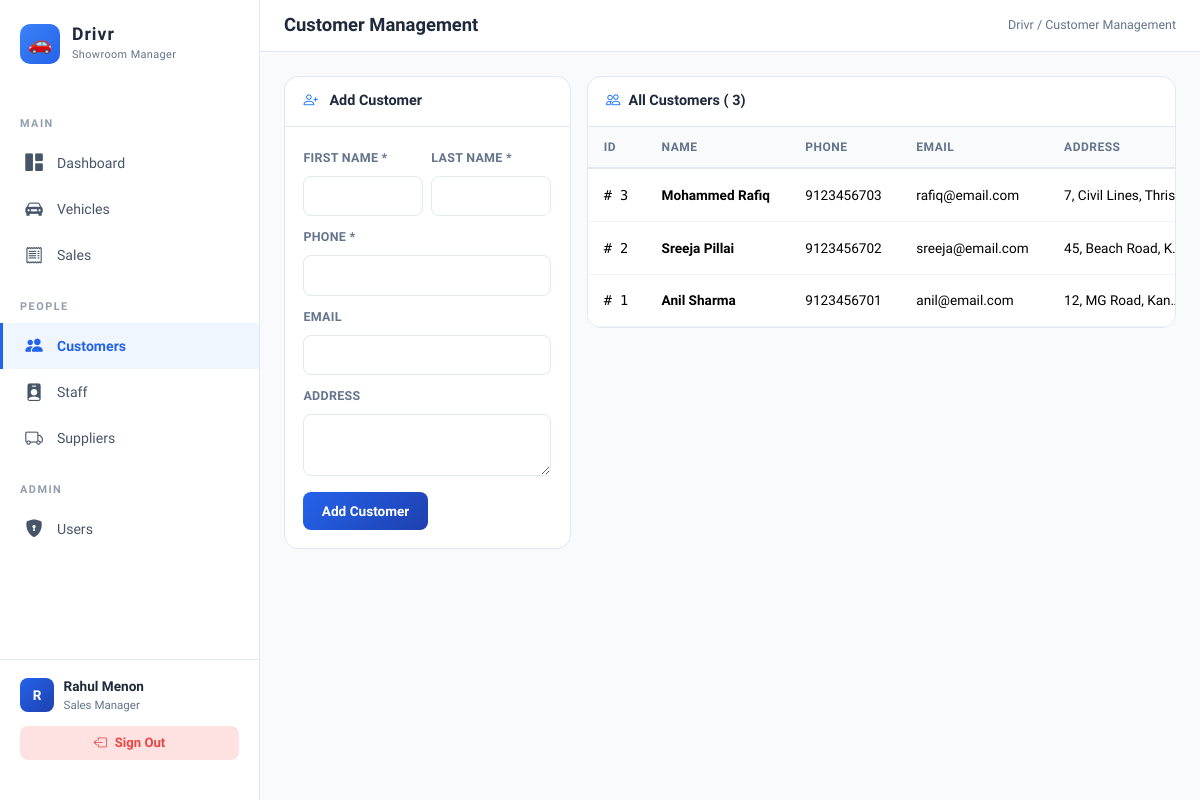
Screenshot of /pages/customers.php (signed in) with the database file from the repository.
### tables this page shows
CREATE TABLE IF NOT EXISTS CUSTOMER (
    Customer_ID INT AUTO_INCREMENT PRIMARY KEY,
    Fname VARCHAR(50) NOT NULL,
    Lname VARCHAR(50) NOT NULL,
    Phone VARCHAR(15) NOT NULL,
    Email VARCHAR(100),
    Address TEXT
);

### pages/customers.php (the view, shortened to what this page needs)
<?php
require_once '../includes/db.php';
$editData = null;
$customers = $conn->query("SELECT * FROM CUSTOMER ORDER BY Customer_ID DESC");
require_once '../includes/header.php';
?>
<div class="row g-3">
    <div class="col-lg-4">
        <div class="card-vsms">
            <div class="card-header"><i class="bi-person-plus me-2 text-primary"></i>
                <?= $editData ? 'Edit' : 'Add'?> Customer
            </div>
            <div class="card-body">
                <form method="POST">
                    <div class="row g-2 mb-2">
                        <div class="col-6">
                            <label class="form-label">First Name *</label>
                            <input type="text" name="fname" class="form-control" required
                                value="<?= htmlspecialchars($editData['Fname'] ?? '')?>">
                        </div>
                        <div class="col-6">
                            <label class="form-label">Last Name *</label>
                            <input type="text" name="lname" class="form-control" required
                                value="<?= htmlspecialchars($editData['Lname'] ?? '')?>">
                        </div>
                    </div>
                    <div class="mb-2">
                        <label class="form-label">Phone *</label>
                        <input type="text" name="phone" class="form-control" maxlength="15" required
                            value="<?= htmlspecialchars($editData['Phone'] ?? '')?>">
                    </div>
                    <div class="mb-2">
                        <label class="form-label">Email</label>
                        <input type="email" name="email" class="form-control"
                            value="<?= htmlspecialchars($editData['Email'] ?? '')?>">
                    </div>
                    <div class="mb-3">
                        <label class="form-label">Address</label>
                        <textarea name="address" class="form-control"
                            rows="2"><?= htmlspecialchars($editData['Address'] ?? '')?></textarea>
                    </div>
                    <div class="d-flex gap-2">
                        <button type="submit" class="btn btn-primary-vsms">
                            <?= $editData ? 'Update' : 'Add Customer'?>
                        </button>
                    </div>
                </form>
            </div>
        </div>
    </div>
    <div class="col-lg-8">
        <div class="card-vsms">
            <div class="card-header"><i class="bi-people me-2 text-primary"></i>All Customers (
                <?= $customers->num_rows?>)
            </div>
            <div class="card-body p-0">
                <?php if ($customers->num_rows > 0): ?>
                <table class="table table-vsms mb-0">
                    <thead>
                        <tr>
                            <th>ID</th>
                            <th>Name</th>
                            <th>Phone</th>
                            <th>Email</th>
                            <th>Address</th>
                        </tr>
                    </thead>
                    <tbody>
                        <?php while ($c = $customers->fetch_assoc()): ?>
                        <tr>
                            <td style="font-family:'DM Mono',monospace;">#
                                <?= $c['Customer_ID']?>
                            </td>
                            <td><strong>
                                    <?= htmlspecialchars($c['Fname'] . ' ' . $c['Lname'])?>
                                </strong></td>
                            <td>
                                <?= htmlspecialchars($c['Phone'])?>
                            </td>
                            <td>
                                <?= htmlspecialchars($c['Email'] ?? '—')?>
                            </td>
                            <td style="max-width:150px;overflow:hidden;text-overflow:ellipsis;white-space:nowrap;">
                                <?= htmlspecialchars($c['Address'] ?? '—')?>
                            </td>
                        </tr>
                        <?php
    endwhile; ?>
                    </tbody>
                </table>
                <?php
else: ?>
                <div class="empty-state"><i class="bi-people"></i>
                    <p>No customers found.</p>
                </div>
                <?php
endif; ?>
            </div>
        </div>
    </div>
</div>
<?php require_once '../includes/footer.php'; ?>

### includes/header.php (style rules this page uses)
:root { --primary: #2563eb; --primary-light: #3b82f6; --primary-dark: #1d4ed8; --accent: #1e40af; --bg: #f8fafc; --sidebar-bg: #ffffff; --sidebar-text: #475569; --sidebar-active: #2563eb; --card-bg: #ffffff; --text: #1e293b; --text-muted: #64748b; --border: #e2e8f0; --success: #16a34a; --danger: #dc2626; --warning: #d97706; }
* { margin: 0; padding: 0; box-sizing: border-box; }
body { font-family: 'Plus Jakarta Sans', sans-serif; background: var(--bg); color: var(--text); min-height: 100vh; display: flex; }
.card-vsms { background: var(--card-bg); border-radius: 14px; border: 1px solid var(--border); overflow: hidden; transition: box-shadow 0.2s; }
.card-vsms .card-header { background: transparent; border-bottom: 1px solid var(--border); padding: 0.85rem 1.15rem; font-weight: 700; font-size: 0.9rem; color: var(--text); }
.card-vsms .card-body { padding: 1.15rem; }
.card-vsms .card-body.p-0 { overflow-x: auto; }
.table-vsms { font-size: 0.85rem; margin-bottom: 0; min-width: 720px; }
.table-vsms thead th { background: #f8fafc; border-bottom: 2px solid var(--border); font-weight: 700; font-size: 0.75rem; text-transform: uppercase; letter-spacing: 0.5px; color: var(--text-muted); padding: 0.7rem 1rem; white-space: nowrap; }
.table-vsms tbody td { padding: 0.65rem 1rem; vertical-align: middle; border-bottom: 1px solid #f1f5f9; }
.btn-primary-vsms { background: linear-gradient(135deg, var(--primary), var(--accent)); border: none; color: #fff; font-weight: 600; font-size: 0.85rem; border-radius: 8px; padding: 0.55rem 1.15rem; transition: all 0.2s; }
.form-label { font-weight: 600; font-size: 0.78rem; color: var(--text-muted); text-transform: uppercase; letter-spacing: 0.3px; }
.form-control, .form-select { border-radius: 8px; border: 1.5px solid var(--border); font-size: 0.88rem; padding: 0.55rem 0.85rem; }

### rows the page displays
customer: Customer_ID "3", Fname+Lname "Mohammed Rafiq", Phone "9123456703", Email "rafiq@email.com", Address "7, Civil Lines, Thris…"
customer: Customer_ID "2", Fname+Lname "Sreeja Pillai", Phone "9123456702", Email "sreeja@email.com", Address "45, Beach Road, K…"
customer: Customer_ID "1", Fname+Lname "Anil Sharma", Phone "9123456701", Email "anil@email.com", Address "12, MG Road, Kan…"

### other values shown
substr($_SESSION['name'] ?? 'U', 0, 1) "R"
$_SESSION['name'] "Rahul Menon"
$_SESSION['designation'] "Sales Manager"
$pageTitle "Customer Management"
$customers->num_rows "3"
